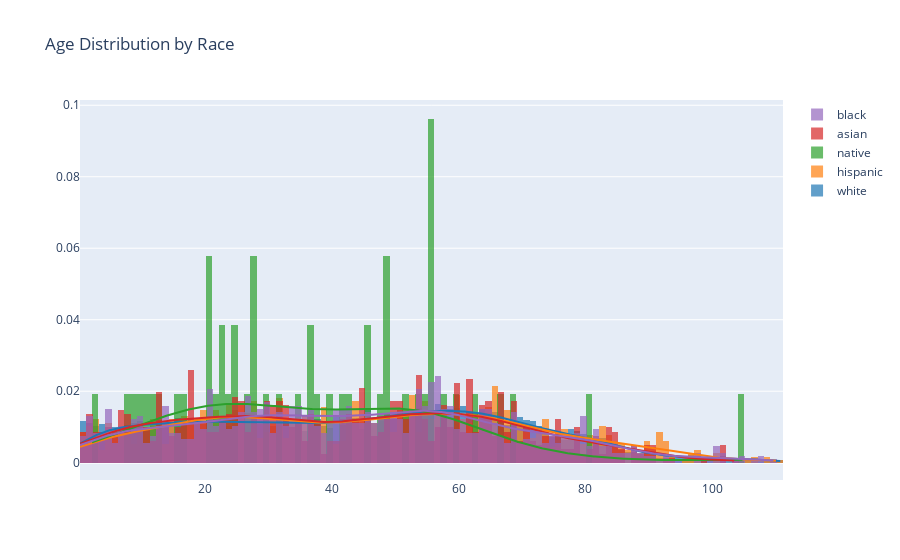

Here is the notebook cell this chart was saved with:
### Markdown cell above
### Age Distrirbutions by Race

### Code cell
races = set(patients['RACE2'].unique()).difference(['other'])
age_race_data = map(lambda race: patients.loc[patients['RACE2']==race,'AGE'].values, races)

hist_data = [datalist for datalist in age_race_data]

colors = ['#A56CC1', '#A6ACEC', '#63F5EF']

# Create distplot with curve_type set to 'normal'
fig = ff.create_distplot(hist_data, list(races), show_rug=False)

# Add title
fig.update_layout(title_text='Age Distribution by Race')
fig.show()

### Figure 1 — Plotly figure (JSON) as saved in the notebook; plotly's stock layout.template omitted (floating-point values rounded to 4 significant figures; data arrays with more than 128 entries replaced by an {"elided": "..."} marker saying what was removed)
{"data": [{"autobinx": false, "histnorm": "probability density", "legendgroup": "white", "marker": {"color": "rgb(31, 119, 180)"}, "name": "white", "opacity": 0.7, "type": "histogram", "x": {"elided": "9263 float values"}, "xaxis": "x", "xbins": {"end": 111, "size": 1, "start": 0.2}, "yaxis": "y"}, {"autobinx": false, "histnorm": "probability density", "legendgroup": "hispanic", "marker": {"color": "rgb(255, 127, 14)"}, "name": "hispanic", "opacity": 0.7, "type": "histogram", "x": {"elided": "1158 float values"}, "xaxis": "x", "xbins": {"end": 110.3, "size": 1, "start": 0.2}, "yaxis": "y"}, {"autobinx": false, "histnorm": "probability density", "legendgroup": "native", "marker": {"color": "rgb(44, 160, 44)"}, "name": "native", "opacity": 0.7, "type": "histogram", "x": [26.2, 49, 25, 56, 22.1, 22.2, 16.4, 62.5, 105, 57.5, 31.5, 37.8, 27.3, 21.3, 12, 12.8, 20.9, 34.5, 7.8, 20.2, 66.6, 55.2, 68.7, 10, 27.8, 55, 55.4, 49, 51.1, 41.2, 59.3, 27.3, 48.8, 20.1, 55.5, 36.2, 36.8, 39.3, 45.3, 23.2, 45.1, 8.1, 80.2, 25, 42.2, 2.1, 10.2, 15.2, 55.3, 29.5, 54, 47.5], "xaxis": "x", "xbins": {"end": 105, "size": 1, "start": 2.1}, "yaxis": "y"}, {"autobinx": false, "histnorm": "probability density", "legendgroup": "asian", "marker": {"color": "rgb(214, 39, 40)"}, "name": "asian", "opacity": 0.7, "type": "histogram", "x": {"elided": "812 float values"}, "xaxis": "x", "xbins": {"end": 103.7, "size": 1, "start": 0.2}, "yaxis": "y"}, {"autobinx": false, "histnorm": "probability density", "legendgroup": "black", "marker": {"color": "rgb(148, 103, 189)"}, "name": "black", "opacity": 0.7, "type": "histogram", "x": {"elided": "1067 float values"}, "xaxis": "x", "xbins": {"end": 109.9, "size": 1, "start": 0.2}, "yaxis": "y"}, {"legendgroup": "white", "marker": {"color": "rgb(31, 119, 180)"}, "mode": "lines", "name": "white", "showlegend": false, "type": "scatter", "x": {"elided": "500 float values"}, "xaxis": "x", "y": {"elided": "500 float values"}, "yaxis": "y"}, {"legendgroup": "hispanic", "marker": {"color": "rgb(255, 127, 14)"}, "mode": "lines", "name": "hispanic", "showlegend": false, "type": "scatter", "x": {"elided": "500 float values"}, "xaxis": "x", "y": {"elided": "500 float values"}, "yaxis": "y"}, {"legendgroup": "native", "marker": {"color": "rgb(44, 160, 44)"}, "mode": "lines", "name": "native", "showlegend": false, "type": "scatter", "x": {"elided": "500 float values"}, "xaxis": "x", "y": {"elided": "500 float values"}, "yaxis": "y"}, {"legendgroup": "asian", "marker": {"color": "rgb(214, 39, 40)"}, "mode": "lines", "name": "asian", "showlegend": false, "type": "scatter", "x": {"elided": "500 float values"}, "xaxis": "x", "y": {"elided": "500 float values"}, "yaxis": "y"}, {"legendgroup": "black", "marker": {"color": "rgb(148, 103, 189)"}, "mode": "lines", "name": "black", "showlegend": false, "type": "scatter", "x": {"elided": "500 float values"}, "xaxis": "x", "y": {"elided": "500 float values"}, "yaxis": "y"}], "layout": {"barmode": "overlay", "hovermode": "closest", "legend": {"traceorder": "reversed"}, "title": {"text": "Age Distribution by Race"}, "xaxis": {"anchor": "y2", "domain": [0, 1], "zeroline": false}, "yaxis": {"anchor": "free", "domain": [0, 1], "position": 0}}}
